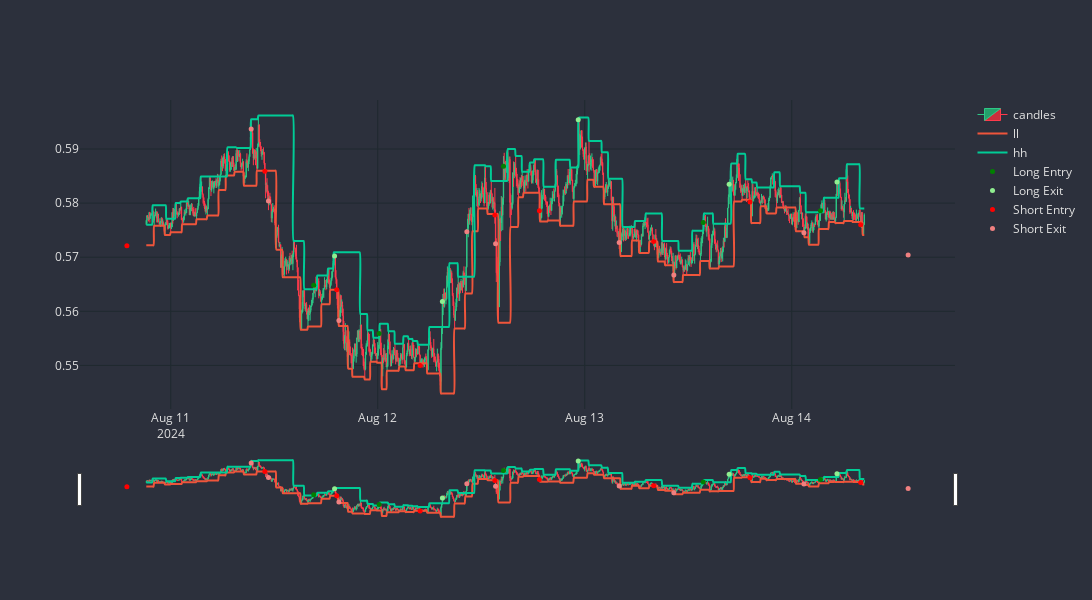

The code cell stored with this chart in its notebook:
### Code cell
strat.plot(-7000)

### Figure 1 — Plotly figure (JSON) as saved in the notebook; plotly's stock layout.template omitted (floating-point values rounded to 4 significant figures; data arrays with more than 128 entries replaced by an {"elided": "..."} marker saying what was removed)
{"data": [{"close": {"elided": "1000 float values"}, "decreasing": {"fillcolor": "#CC2E3C", "line": {"color": "#FF3A4C"}}, "high": {"elided": "1000 float values"}, "increasing": {"fillcolor": "#24A06B", "line": {"color": "#2EC886"}}, "line": {"width": 1}, "low": {"elided": "1000 float values"}, "name": "candles", "opacity": 1, "open": {"elided": "1000 float values"}, "type": "candlestick", "x": {"elided": "1000 str values"}}, {"line": {"shape": "spline", "width": 2}, "name": "ll", "type": "scatter", "x": {"elided": "1000 str values"}, "y": {"elided": "1000 float values"}}, {"line": {"shape": "spline", "width": 2}, "name": "hh", "type": "scatter", "x": {"elided": "1000 str values"}, "y": {"elided": "1000 float values"}}, {"marker": {"color": "green", "size": 5}, "mode": "markers", "name": "Long Entry", "type": "scatter", "x": ["2024-08-11T16:35:00", "2024-08-12T00:10:00", "2024-08-12T14:35:00", "2024-08-13T13:45:00", "2024-08-14T03:20:00"], "y": [0.5648, 0.5559, 0.5868, 0.5764, 0.5786]}, {"marker": {"color": "lightgreen", "size": 5}, "mode": "markers", "name": "Long Exit", "type": "scatter", "x": ["2024-08-11T19:00:00", "2024-08-12T07:30:00", "2024-08-12T23:15:00", "2024-08-13T16:45:00", "2024-08-14T05:15:00"], "y": [0.5702, 0.5618, 0.5954, 0.5835, 0.5839]}, {"marker": {"color": "red", "size": 5}, "mode": "markers", "name": "Short Entry", "type": "scatter", "x": ["2024-08-10T18:55:00", "2024-08-11T10:55:00", "2024-08-11T19:15:00", "2024-08-12T04:55:00", "2024-08-12T13:35:00", "2024-08-12T18:45:00", "2024-08-13T08:00:00", "2024-08-13T19:10:00", "2024-08-14T08:00:00"], "y": [0.5721, 0.5859, 0.564, 0.55, 0.5778, 0.5786, 0.5729, 0.5802, 0.576]}, {"marker": {"color": "lightcoral", "size": 5}, "mode": "markers", "name": "Short Exit", "type": "scatter", "x": ["2024-08-11T09:20:00", "2024-08-11T11:20:00", "2024-08-11T19:30:00", "2024-08-12T10:20:00", "2024-08-12T13:40:00", "2024-08-13T04:00:00", "2024-08-13T10:20:00", "2024-08-14T01:25:00", "2024-08-14T13:30:00"], "y": [0.5937, 0.5804, 0.5583, 0.5747, 0.5725, 0.5727, 0.5667, 0.5745, 0.5704]}], "layout": {"font": {"color": "#E1E1E1", "size": 12}, "height": 600, "paper_bgcolor": "#2C303C", "plot_bgcolor": "#2C303C", "width": 1200, "xaxis": {"gridcolor": "#1F292F", "nticks": 5, "rangeslider": {"visible": true}, "type": "date"}, "yaxis": {"gridcolor": "#1F292F"}}}
